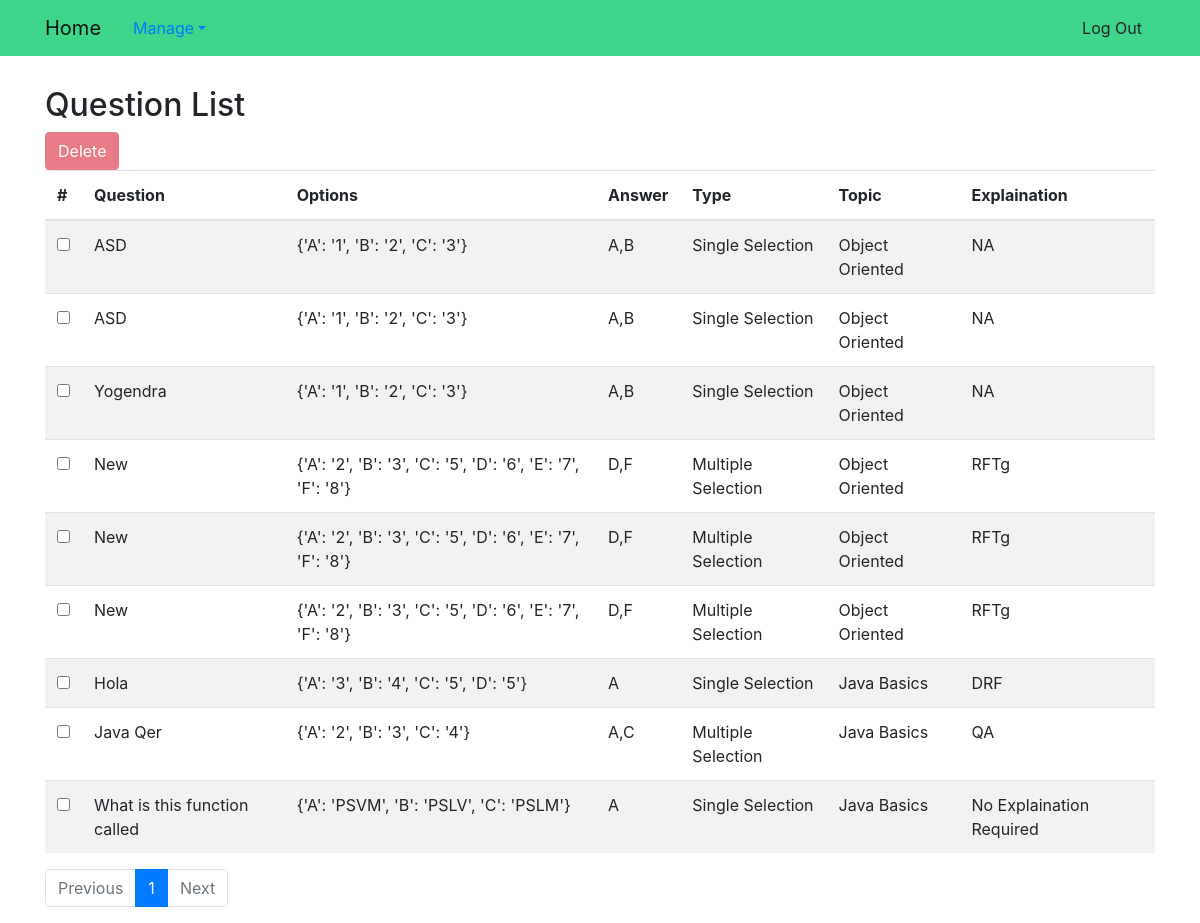
Screenshot of /questions/ (signed in) with the database file from the repository.
### exam_app/models.py (models this page shows, shortened)
class Question(models.Model):
    QUESTION_TYPES = (
        ('M', 'Multiple Selection'),
        ('S', 'Single Selection')
    )
    question = models.TextField()
    options = models.TextField()  # Store Dict of applicable choices
    answer = models.TextField()  # Store List of applicable choices
    _question_type = models.CharField(max_length=1, choices=QUESTION_TYPES)
    topic = models.ForeignKey(Topic, on_delete=models.CASCADE)
    explaination = models.TextField()
    def question_type(self):
        return (dict(self.QUESTION_TYPES))[self._question_type]

class Topic(models.Model):
    name = models.CharField(max_length=1024, unique=True)
    def __str__(self):
        return self.name

### exam_app/views.py (the view)
# urls.py: url('^questions/$', views.ListQuestionView.as_view(), name='questions'),
class ListQuestionView(SuperUserRequiredMixin, ListView):
    model = models.Question
    paginate_by = 10
    def get_queryset(self):
        exam_id = self.request.GET.get("exam_id")
        if exam_id != '' and exam_id != None:
            return models.Question.objects.filter(exam=exam_id).order_by('pk')
        else:
            return models.Question.objects.all().order_by('pk')

### exam_app/views.py (called while the page is built)
    def test_func(self):
        return self.request.user.is_superuser

### exam_app/templates/exam_app/question_list.html (shortened to what this page needs)
{% extends "base.html" %}
{% block body_block %}
<h2>Question List</h2>
<div class="toolbar">
    <form id="form-btn" name="form-btn" action="/question/delete/" method="POST">
        <button id="remove" class="btn btn-danger" disabled onclick="remove()">Delete</button>
    </form>
</div>
<table id="table" class="table table-striped">
    <thead>
        <tr>
            <th scope="col" data-checkbox="true">#</th>
            <th scope="col">Question</th>
            <th scope="col">Options</th>
            <th scope="col">Answer</th>
            <th scope="col">Type</th>
            <th scope="col">Topic</th>
            <th scope="col">Explaination</th>
        </tr>
    </thead>
    <tbody>
        {% for question in question_list %}
        <tr>
            <th scope="row">
                <input type="checkbox" class="largerCheckbox" id="{{ question.pk}}" onchange="setSelection(this)">
            </th>
            <td>{{ question.question}}</td>
            <td>{{ question.options}}</td>
            <td>{{ question.answer}}</td>
            <td>{{ question.question_type}}</td>
            <td>{{ question.topic}}</td>
            <td>{{ question.explaination}}</td>
        </tr>
        {% empty %}
        <tr>
            <td colspan="7">No Question Found</td>
        </tr>
        {% endfor %}
    </tbody>
</table>
<nav aria-label="PageNavigation" class="page-nav">
    <ul class="pagination">
        {% if page_obj.has_previous %}
        <li class="page-item ">
            <a class="page-link" href="?page={{ page_obj.previous_page_number }}" tabindex="-1">Previous</a>
        </li>
        {% else %}
        <li class="page-item disabled">
            <a class="page-link" href="#" tabindex="-1">Previous</a>
        </li>
        {% endif %}
        {% for num in page_obj.paginator.page_range %}
        {% if page_obj.number == num %}
        <li class="page-item active"><a class="page-link" href="?page={{ num }}">{{num}}</a>
        </li>
        {% elif num > page_obj.number|add:'-3' and num < page_obj.number|add:'3' %}
        <li class="page-item"><a class="page-link" href="?page={{ num }}">{{num}}</a></li>
        {% endif %}
        {% endfor %}
        {% if page_obj.has_next %}
        <li class="page-item">
            <a class="page-link" href="?page={{ page_obj.next_page_number }}">Next</a>
        </li>
        {% else %}
        <li class="page-item disabled">
            <a class="page-link" href="#">Next</a>
        </li>
        {% endif %}
    </ul>
</nav>
{% endblock %}

### rows the page displays
Question: question "ASD", options "{'A': '1', 'B': '2', 'C': '3'}", answer "A,B", question_type "Single Selection", topic "Object Oriented", explaination "NA"
Question: question "ASD", options "{'A': '1', 'B': '2', 'C': '3'}", answer "A,B", question_type "Single Selection", topic "Object Oriented", explaination "NA"
Question: question "Yogendra", options "{'A': '1', 'B': '2', 'C': '3'}", answer "A,B", question_type "Single Selection", topic "Object Oriented", explaination "NA"
Question: question "New", options "{'A': '2', 'B': '3', 'C': '5', 'D': '6', 'E': '7', 'F': '8'}", answer "D,F", question_type "Multiple Selection", topic "Object Oriented", explaination "RFTg"
Question: question "New", options "{'A': '2', 'B': '3', 'C': '5', 'D': '6', 'E': '7', 'F': '8'}", answer "D,F", question_type "Multiple Selection", topic "Object Oriented", explaination "RFTg"
Question: question "New", options "{'A': '2', 'B': '3', 'C': '5', 'D': '6', 'E': '7', 'F': '8'}", answer "D,F", question_type "Multiple Selection", topic "Object Oriented", explaination "RFTg"
Question: question "Hola", options "{'A': '3', 'B': '4', 'C': '5', 'D': '5'}", answer "A", question_type "Single Selection", topic "Java Basics", explaination "DRF"
Question: question "Java Qer", options "{'A': '2', 'B': '3', 'C': '4'}", answer "A,C", question_type "Multiple Selection", topic "Java Basics", explaination "QA"
Question: question "What is this function called", options "{'A': 'PSVM', 'B': 'PSLV', 'C': 'PSLM'}", answer "A", question_type "Single Selection", topic "Java Basics", explaination "No Explaination Required"

### other values shown
{{ num }} "1"
